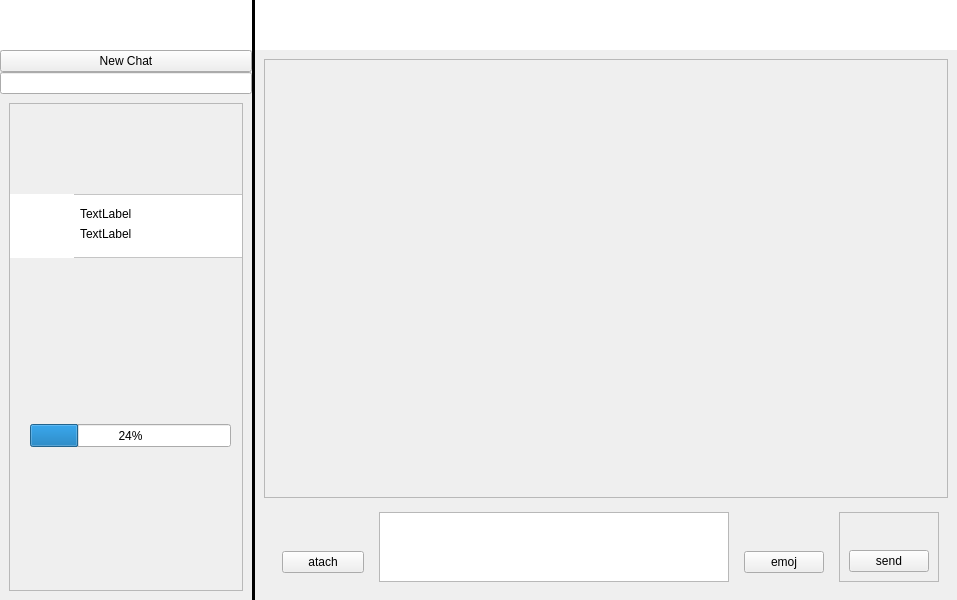
<?xml version="1.0" encoding="UTF-8"?>
<ui version="4.0">
 <class>MainWindow</class>
 <widget class="QMainWindow" name="MainWindow">
  <property name="geometry">
   <rect>
    <x>0</x>
    <y>0</y>
    <width>957</width>
    <height>600</height>
   </rect>
  </property>
  <property name="sizePolicy">
   <sizepolicy hsizetype="Preferred" vsizetype="Preferred">
    <horstretch>0</horstretch>
    <verstretch>0</verstretch>
   </sizepolicy>
  </property>
  <property name="minimumSize">
   <size>
    <width>800</width>
    <height>600</height>
   </size>
  </property>
  <property name="windowTitle">
   <string>MainWindow</string>
  </property>
  <widget class="QWidget" name="centralwidget">
   <property name="layoutDirection">
    <enum>Qt::LeftToRight</enum>
   </property>
   <layout class="QHBoxLayout" name="horizontalLayout" stretch="4,0,4">
    <property name="spacing">
     <number>0</number>
    </property>
    <property name="sizeConstraint">
     <enum>QLayout::SetDefaultConstraint</enum>
    </property>
    <property name="leftMargin">
     <number>0</number>
    </property>
    <property name="topMargin">
     <number>0</number>
    </property>
    <property name="rightMargin">
     <number>0</number>
    </property>
    <property name="bottomMargin">
     <number>0</number>
    </property>
    <item>
     <widget class="QWidget" name="hirarchySection" native="true">
      <layout class="QVBoxLayout" name="verticalLayout">
       <property name="spacing">
        <number>0</number>
       </property>
       <property name="leftMargin">
        <number>0</number>
       </property>
       <property name="topMargin">
        <number>0</number>
       </property>
       <property name="rightMargin">
        <number>0</number>
       </property>
       <property name="bottomMargin">
        <number>0</number>
       </property>
       <item>
        <widget class="QWidget" name="topLeftBar" native="true">
         <property name="minimumSize">
          <size>
           <width>0</width>
           <height>50</height>
          </size>
         </property>
         <layout class="QVBoxLayout" name="verticalLayout_4">
          <property name="spacing">
           <number>0</number>
          </property>
          <property name="leftMargin">
           <number>0</number>
          </property>
          <property name="topMargin">
           <number>0</number>
          </property>
          <property name="rightMargin">
           <number>0</number>
          </property>
          <property name="bottomMargin">
           <number>0</number>
          </property>
          <item>
           <widget class="QWidget" name="tabsBarArea" native="true">
            <property name="minimumSize">
             <size>
              <width>0</width>
              <height>50</height>
             </size>
            </property>
            <property name="styleSheet">
             <string notr="true">background:white;</string>
            </property>
           </widget>
          </item>
          <item>
           <widget class="QPushButton" name="createNewChatButton">
            <property name="text">
             <string>New Chat</string>
            </property>
           </widget>
          </item>
          <item>
           <widget class="QLineEdit" name="searchBar"/>
          </item>
         </layout>
        </widget>
       </item>
       <item>
        <widget class="QStackedWidget" name="listViewPages">
         <property name="currentIndex">
          <number>0</number>
         </property>
         <widget class="QWidget" name="chatListPage">
          <layout class="QVBoxLayout" name="verticalLayout_3">
           <item>
            <widget class="QScrollArea" name="chatListArea">
             <property name="widgetResizable">
              <bool>true</bool>
             </property>
             <widget class="QWidget" name="chatListAreaContent">
              <property name="geometry">
               <rect>
                <x>0</x>
                <y>0</y>
                <width>242</width>
                <height>462</height>
               </rect>
              </property>
              <widget class="QFrame" name="frame">
               <property name="geometry">
                <rect>
                 <x>0</x>
                 <y>90</y>
                 <width>341</width>
                 <height>64</height>
                </rect>
               </property>
               <property name="styleSheet">
                <string notr="true">background: white;</string>
               </property>
               <property name="frameShape">
                <enum>QFrame::StyledPanel</enum>
               </property>
               <property name="frameShadow">
                <enum>QFrame::Raised</enum>
               </property>
               <widget class="QLabel" name="label">
                <property name="geometry">
                 <rect>
                  <x>0</x>
                  <y>0</y>
                  <width>64</width>
                  <height>64</height>
                 </rect>
                </property>
                <property name="text">
                 <string/>
                </property>
                <property name="pixmap">
                 <pixmap resource="Resources.qrc">:/Graphics/Graphics/Artboard 1@64x.png</pixmap>
                </property>
               </widget>
               <widget class="QLabel" name="label_2">
                <property name="geometry">
                 <rect>
                  <x>70</x>
                  <y>10</y>
                  <width>261</width>
                  <height>20</height>
                 </rect>
                </property>
                <property name="text">
                 <string>TextLabel</string>
                </property>
               </widget>
               <widget class="QLabel" name="label_3">
                <property name="geometry">
                 <rect>
                  <x>70</x>
                  <y>30</y>
                  <width>261</width>
                  <height>20</height>
                 </rect>
                </property>
                <property name="text">
                 <string>TextLabel</string>
                </property>
               </widget>
              </widget>
              <widget class="QProgressBar" name="progressBar">
               <property name="geometry">
                <rect>
                 <x>20</x>
                 <y>320</y>
                 <width>201</width>
                 <height>23</height>
                </rect>
               </property>
               <property name="value">
                <number>24</number>
               </property>
              </widget>
             </widget>
            </widget>
           </item>
          </layout>
         </widget>
         <widget class="QWidget" name="searchResultPage"/>
        </widget>
       </item>
      </layout>
     </widget>
    </item>
    <item>
     <widget class="Line" name="line">
      <property name="styleSheet">
       <string notr="true">border: 5px solid black;</string>
      </property>
      <property name="orientation">
       <enum>Qt::Vertical</enum>
      </property>
     </widget>
    </item>
    <item>
     <widget class="QWidget" name="activeSection" native="true">
      <layout class="QVBoxLayout" name="verticalLayout_2">
       <property name="spacing">
        <number>0</number>
       </property>
       <property name="sizeConstraint">
        <enum>QLayout::SetDefaultConstraint</enum>
       </property>
       <property name="leftMargin">
        <number>0</number>
       </property>
       <property name="topMargin">
        <number>0</number>
       </property>
       <property name="rightMargin">
        <number>0</number>
       </property>
       <property name="bottomMargin">
        <number>0</number>
       </property>
       <item>
        <widget class="QWidget" name="topInfoBarArea" native="true">
         <property name="minimumSize">
          <size>
           <width>0</width>
           <height>50</height>
          </size>
         </property>
         <property name="styleSheet">
          <string notr="true">background:white;</string>
         </property>
        </widget>
       </item>
       <item>
        <widget class="QStackedWidget" name="activeSectionPages">
         <property name="currentIndex">
          <number>0</number>
         </property>
         <widget class="QWidget" name="chatViewArea">
          <layout class="QVBoxLayout" name="verticalLayout_8" stretch="10,1">
           <property name="spacing">
            <number>5</number>
           </property>
           <property name="sizeConstraint">
            <enum>QLayout::SetDefaultConstraint</enum>
           </property>
           <item>
            <widget class="QScrollArea" name="chatViewScrollArea">
             <property name="layoutDirection">
              <enum>Qt::LeftToRight</enum>
             </property>
             <property name="horizontalScrollBarPolicy">
              <enum>Qt::ScrollBarAlwaysOff</enum>
             </property>
             <property name="sizeAdjustPolicy">
              <enum>QAbstractScrollArea::AdjustIgnored</enum>
             </property>
             <property name="widgetResizable">
              <bool>true</bool>
             </property>
             <widget class="QWidget" name="chatViewScrollAreaContent">
              <property name="geometry">
               <rect>
                <x>0</x>
                <y>0</y>
                <width>672</width>
                <height>414</height>
               </rect>
              </property>
              <layout class="QVBoxLayout" name="verticalLayout_10">
               <property name="spacing">
                <number>10</number>
               </property>
               <property name="sizeConstraint">
                <enum>QLayout::SetMinimumSize</enum>
               </property>
               <property name="leftMargin">
                <number>10</number>
               </property>
               <property name="topMargin">
                <number>0</number>
               </property>
               <property name="rightMargin">
                <number>10</number>
               </property>
               <property name="bottomMargin">
                <number>10</number>
               </property>
               <item>
                <spacer name="verticalSpacer_4">
                 <property name="orientation">
                  <enum>Qt::Vertical</enum>
                 </property>
                 <property name="sizeHint" stdset="0">
                  <size>
                   <width>20</width>
                   <height>40</height>
                  </size>
                 </property>
                </spacer>
               </item>
              </layout>
             </widget>
            </widget>
           </item>
           <item>
            <widget class="QWidget" name="chatViewTypeArea" native="true">
             <layout class="QHBoxLayout" name="horizontalLayout_2">
              <property name="sizeConstraint">
               <enum>QLayout::SetMinimumSize</enum>
              </property>
              <item>
               <widget class="QWidget" name="attachButtonArea" native="true">
                <property name="minimumSize">
                 <size>
                  <width>100</width>
                  <height>0</height>
                 </size>
                </property>
                <layout class="QVBoxLayout" name="verticalLayout_5">
                 <item>
                  <spacer name="verticalSpacer">
                   <property name="orientation">
                    <enum>Qt::Vertical</enum>
                   </property>
                   <property name="sizeHint" stdset="0">
                    <size>
                     <width>20</width>
                     <height>40</height>
                    </size>
                   </property>
                  </spacer>
                 </item>
                 <item>
                  <widget class="QPushButton" name="attachButton">
                   <property name="text">
                    <string>atach</string>
                   </property>
                  </widget>
                 </item>
                </layout>
               </widget>
              </item>
              <item>
               <widget class="QTextEdit" name="chatLineEdit">
                <property name="sizePolicy">
                 <sizepolicy hsizetype="Preferred" vsizetype="Preferred">
                  <horstretch>0</horstretch>
                  <verstretch>0</verstretch>
                 </sizepolicy>
                </property>
                <property name="minimumSize">
                 <size>
                  <width>350</width>
                  <height>0</height>
                 </size>
                </property>
                <property name="layoutDirection">
                 <enum>Qt::LeftToRight</enum>
                </property>
                <property name="verticalScrollBarPolicy">
                 <enum>Qt::ScrollBarAlwaysOff</enum>
                </property>
                <property name="horizontalScrollBarPolicy">
                 <enum>Qt::ScrollBarAlwaysOff</enum>
                </property>
                <property name="sizeAdjustPolicy">
                 <enum>QAbstractScrollArea::AdjustToContents</enum>
                </property>
                <property name="html">
                 <string>&lt;!DOCTYPE HTML PUBLIC &quot;-//W3C//DTD HTML 4.0//EN&quot; &quot;http://www.w3.org/TR/REC-html40/strict.dtd&quot;&gt;
&lt;html&gt;&lt;head&gt;&lt;meta name=&quot;qrichtext&quot; content=&quot;1&quot; /&gt;&lt;meta charset=&quot;utf-8&quot; /&gt;&lt;style type=&quot;text/css&quot;&gt;
p, li { white-space: pre-wrap; }
&lt;/style&gt;&lt;/head&gt;&lt;body style=&quot; font-family:'Segoe UI'; font-size:9pt; font-weight:400; font-style:normal;&quot;&gt;
&lt;p style=&quot;-qt-paragraph-type:empty; margin-top:0px; margin-bottom:0px; margin-left:0px; margin-right:0px; -qt-block-indent:0; text-indent:0px;&quot;&gt;&lt;br /&gt;&lt;/p&gt;&lt;/body&gt;&lt;/html&gt;</string>
                </property>
                <property name="overwriteMode">
                 <bool>true</bool>
                </property>
               </widget>
              </item>
              <item>
               <widget class="QWidget" name="emojiButtonArea" native="true">
                <layout class="QVBoxLayout" name="verticalLayout_6">
                 <item>
                  <spacer name="verticalSpacer_2">
                   <property name="orientation">
                    <enum>Qt::Vertical</enum>
                   </property>
                   <property name="sizeHint" stdset="0">
                    <size>
                     <width>20</width>
                     <height>40</height>
                    </size>
                   </property>
                  </spacer>
                 </item>
                 <item>
                  <widget class="QPushButton" name="emojiButton">
                   <property name="text">
                    <string>emoj</string>
                   </property>
                  </widget>
                 </item>
                </layout>
               </widget>
              </item>
              <item>
               <widget class="QFrame" name="sendButtonArea">
                <property name="frameShape">
                 <enum>QFrame::StyledPanel</enum>
                </property>
                <property name="frameShadow">
                 <enum>QFrame::Raised</enum>
                </property>
                <layout class="QVBoxLayout" name="verticalLayout_7">
                 <item>
                  <spacer name="verticalSpacer_3">
                   <property name="orientation">
                    <enum>Qt::Vertical</enum>
                   </property>
                   <property name="sizeHint" stdset="0">
                    <size>
                     <width>20</width>
                     <height>40</height>
                    </size>
                   </property>
                  </spacer>
                 </item>
                 <item>
                  <widget class="QPushButton" name="sendButton">
                   <property name="text">
                    <string>send</string>
                   </property>
                  </widget>
                 </item>
                </layout>
               </widget>
              </item>
             </layout>
            </widget>
           </item>
          </layout>
         </widget>
         <widget class="QWidget" name="graphViewArea"/>
        </widget>
       </item>
      </layout>
     </widget>
    </item>
   </layout>
  </widget>
  <widget class="QMenuBar" name="menubar">
   <property name="geometry">
    <rect>
     <x>0</x>
     <y>0</y>
     <width>957</width>
     <height>22</height>
    </rect>
   </property>
  </widget>
 </widget>
 <resources>
  <include location="Resources.qrc"/>
 </resources>
 <connections/>
</ui>
